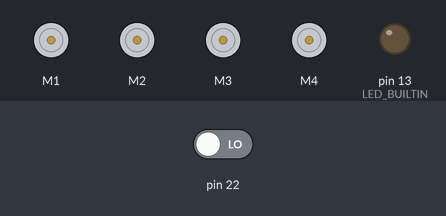
Simulated run of this sketch. Board: Arduino Mega 2560, built with avr-gcc and run on an emulated ATmega2560. Shown: 4 × DC motor (green arrow = forward, orange = backward, longer = faster), output pins drawn as LEDs (lit = HIGH). Dashed ring = blinking. The inputs (shaded band) are chosen by the test bench; at power-on: pin 22 LOW.

Above: at 1.2 s.
1.3 s: pin 22 driven HIGH
At 2.1 s:
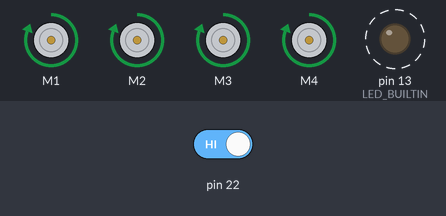
4.3 s: pin 22 driven LOW
At 5.5 s:
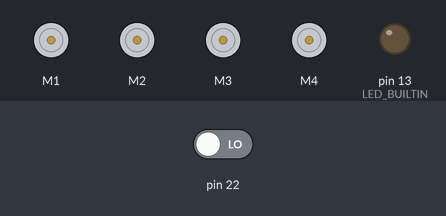
Timing chart, 0 to 7.3 s (numbered marks = the images above; inputs shaded):
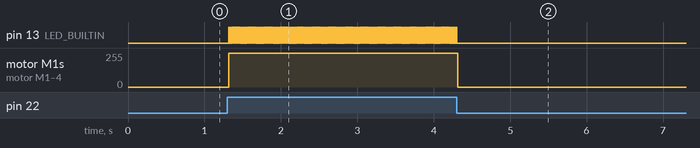

Measured:
- after the input at 1.3 s, pin 13 (LED_BUILTIN): alternates HIGH for 0.01 s and LOW for 0.01 s, starting at once; motor M1–4: stopped → forward 255/255 at once
- after the input at 4.3 s, pin 13 (LED_BUILTIN): goes on until 4.3 s, then stays LOW; motor M1–4: forward 255/255 → stopped at once

The sketch:

dc_motor_test.ino
```cpp
#include <AFMotor.h>

AF_DCMotor motor1(1);
AF_DCMotor motor2(2);
AF_DCMotor motor3(3);
AF_DCMotor motor4(4);

void setup() {
  pinMode(LED_BUILTIN, OUTPUT);
  digitalWrite(LED_BUILTIN, LOW);

  // Input signal
  pinMode(22, INPUT);

  motor1.setSpeed(255);
  motor2.setSpeed(255);
  motor3.setSpeed(255);
  motor4.setSpeed(255);

  motor1.run(RELEASE);
  motor2.run(RELEASE);
  motor3.run(RELEASE);
  motor4.run(RELEASE);
}

void loop() {
  if(digitalRead(22)) {
    digitalWrite(LED_BUILTIN, HIGH);

    motor1.run(FORWARD);
    motor2.run(FORWARD);
    motor3.run(FORWARD);
    motor4.run(FORWARD);
    delay(10);

    /*delay(4000);
    motor1.run(RELEASE);
    motor2.run(RELEASE);
    motor3.run(RELEASE);
    motor4.run(RELEASE);
    delay(200);

    motor1.run(BACKWARD);
    motor2.run(BACKWARD);
    motor3.run(BACKWARD);
    motor4.run(BACKWARD);

    delay(4000);
    motor1.run(RELEASE);
    motor2.run(RELEASE);
    motor3.run(RELEASE);
    motor4.run(RELEASE);
    delay(200);*/

  } else {
    motor1.run(RELEASE);
    motor2.run(RELEASE);
    motor3.run(RELEASE);
    motor4.run(RELEASE);
    delay(10);

  }
  digitalWrite(LED_BUILTIN, LOW);
  delay(10);
}
```
